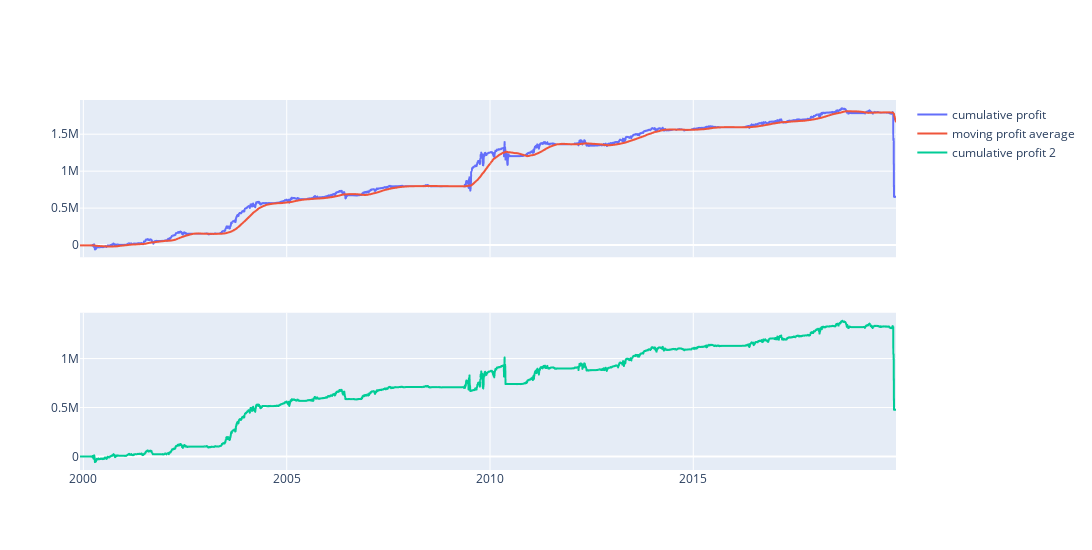

Notebook code cell kept with this figure:
### Code cell
import plotly.graph_objects as go
from plotly.subplots import make_subplots

fig = make_subplots(rows=2, cols=1, shared_xaxes=True)
fig.add_trace(
    go.Scattergl(
        x=strategy_stats_df['date'], y=strategy_stats_df['equity_curve'], name='cumulative profit'
    ),
    row=1, col=1
)
fig.add_trace(
    go.Scattergl(
        x=strategy_stats_df['date'], y=strategy_stats_df['equity_curve_mv_avg'], name='moving profit average'
    ),
    row=1, col=1
)
'''
fig.add_trace(
    go.Scattergl(
        x=strategy_stats_df['date'], y=strategy_stats_df['ratio'], name='ratio'
    ),
    row=2, col=1
)

'''

fig.add_trace(
    go.Scattergl(
        x=strategy_stats_df2['date'], y=strategy_stats_df2['equity_curve'], name='cumulative profit 2'
    ),
    row=2, col=1
)

'''

fig.add_trace(
    go.Scattergl(
        x=strategy_stats_df['date'], y=strategy_stats_df['cum_prof2'], name='cumulative profit 2'
    ),
    row=2, col=1
)
'''

fig.update_layout(height=550, width=1200)

### Figure 1 — Plotly figure (JSON) as saved in the notebook; plotly's stock layout.template omitted (floating-point values rounded to 4 significant figures; data arrays with more than 128 entries replaced by an {"elided": "..."} marker saying what was removed)
{"data": [{"name": "cumulative profit", "type": "scattergl", "x": {"elided": "5030 str values"}, "xaxis": "x", "y": {"elided": "5030 float values"}, "yaxis": "y"}, {"name": "moving profit average", "type": "scattergl", "x": {"elided": "5030 str values"}, "xaxis": "x", "y": {"elided": "5030 float values"}, "yaxis": "y"}, {"name": "cumulative profit 2", "type": "scattergl", "x": {"elided": "5030 str values"}, "xaxis": "x2", "y": {"elided": "5030 float values"}, "yaxis": "y2"}], "layout": {"height": 550, "width": 1200, "xaxis": {"anchor": "y", "autorange": true, "domain": [0, 1], "matches": "x2", "range": ["1999-12-02", "2019-12-27"], "showticklabels": false, "type": "date"}, "xaxis2": {"anchor": "y2", "autorange": true, "domain": [0, 1], "range": ["1999-12-02", "2019-12-27"], "type": "date"}, "yaxis": {"anchor": "x", "autorange": true, "domain": [0.575, 1], "range": [-164800.0, 1963000.0], "type": "linear"}, "yaxis2": {"anchor": "x2", "autorange": true, "domain": [0, 0.425], "range": [-138800.0, 1468000.0], "type": "linear"}}}
